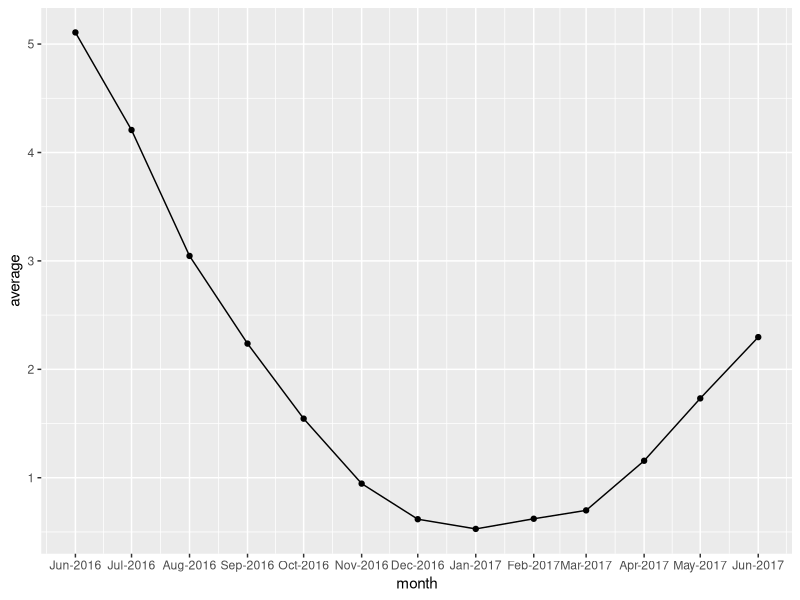
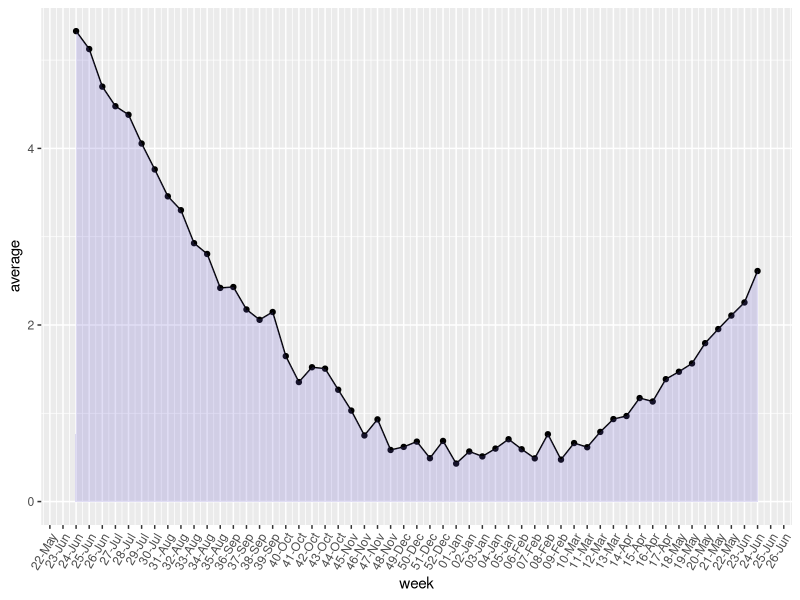

These figures' R source, in order:
#ggplot - date


# library - multiple libraries
library(tidyverse)

# Build a Time serie data set for last year
day=as.Date("2017-06-14") - 0:364
value=runif(365) + seq(-140, 224)^2 / 10000
data=data.frame(day, value)
head(data)

# Calculate mean value per month
don=data %>% mutate(month = as.Date(cut(day, breaks = "month"))) %>%
  group_by(month) %>% 
  summarise(average = mean(value)) 
head(don)

# And make the plot
ggplot(don, aes(x=month, y=average)) +
  geom_line() + 
  geom_point() +
  scale_x_date(date_labels = "%b-%Y", date_breaks="1 month")

# Calculate agregated data per week
don=data %>% mutate(week = as.Date(cut(day, breaks = "week"))) %>%
  group_by(week) %>% 
  summarise(average = mean(value)) 

# And make the plot
ggplot(don, aes(x=week, y=average)) +
  geom_line() + 
  geom_point() +
  geom_area(fill=alpha('slateblue',0.2)) +
  scale_x_date(date_labels = "%W-%b", date_breaks="1 week") +
  theme(axis.text.x=element_text(angle=60, hjust=1))
